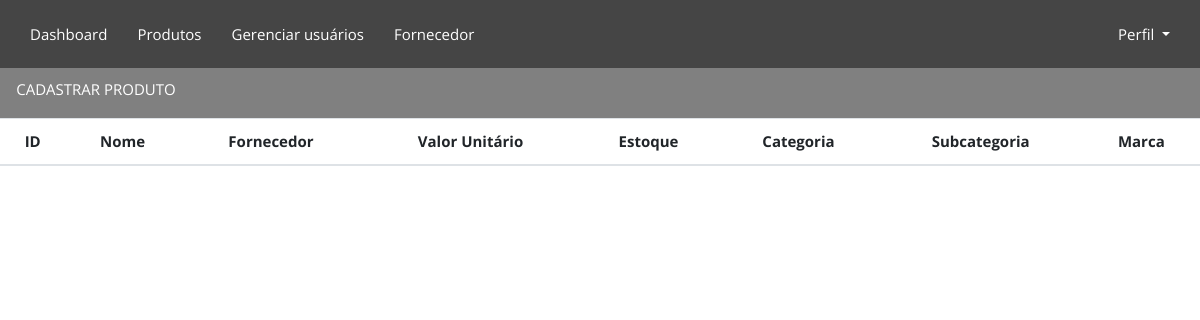
/telainicial/produtos/, run on an earlier commit of the app's database.
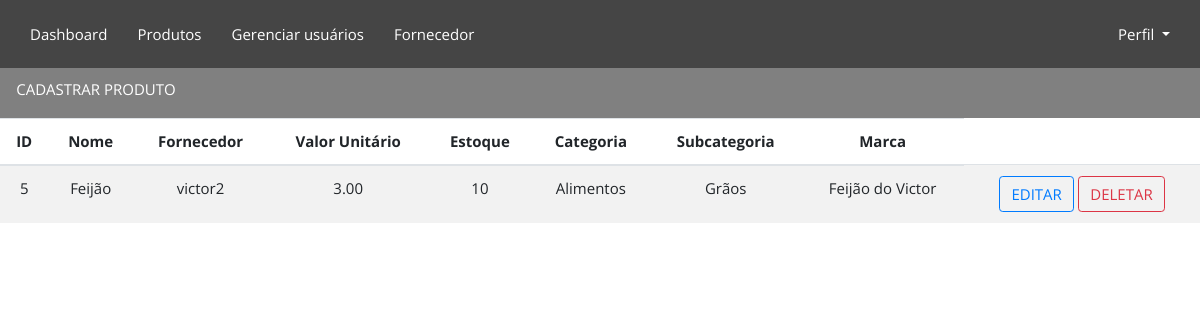
And on a later commit of the database.
### Produtos/models.py (models this page shows)
class Produtos(models.Model):
   idProduto = models.AutoField(primary_key=True)
   idFornecedor = models.ForeignKey(Fornecedor,on_delete=models.CASCADE)
   nomeProduto=models.CharField(max_length= 30)
   valorUnit= models.DecimalField(max_digits=10,decimal_places=2)
   qntEstoque =models.IntegerField(default = 1)
   categoria = models.CharField(max_length=15)
   subCategoria=models.CharField(max_length=15)
   marcaProduto=models.CharField(max_length=15)

### Fornecedores/models.py (models this page shows)
class Fornecedor(models.Model):
    idFornecedor = models.AutoField(primary_key=True)
    nomeFornecedor = models.CharField(max_length=30, validators = [valida_texto])
    endereco = models.CharField(max_length=30)
    telefone = models.CharField(max_length=20)
    cep = models.CharField(max_length=8)
    cnpj = models.CharField(max_length=14)

### Produtos/views.py (the view)
# urls.py: path('', produtos_view),
def produtos_view(request):
    produtos = Produtos.objects.all()
    fornecedores = Fornecedor.objects.all()
    return render(request,"produtos.html", {"produtos": produtos, "fornecedores": fornecedores})

### Produtos/templates/produtos.html (shortened to what this page needs)
{% extends 'base.html' %}
{% load static %}
{% block content%}
    <link rel="stylesheet" href="{% static 'css/produto.css' %}">
    <div class="retangulo">
        <ul>
            <li>
                <button type="button" class="btn btn-transparent" data-toggle="modal" data-target=".bd-cadastro-modal-lg">
                    CADASTRAR PRODUTO
                </button>
            </li>
        </ul>
    </div>
    <table class="table table-striped">
        <thead class="thead">
            <tr>
                <th scope="col">ID</th>
                <th scope="col">Nome</th>
                <th scope="col">Fornecedor</th>
                <th scope="col">Valor Unitário</th>
                <th scope="col">Estoque</th>
                <th scope="col">Categoria</th>
                <th scope="col">Subcategoria</th>
                <th scope="col">Marca</th>
            </tr>
        </thead>
        <tbody>
            {% for produto in produtos %}
            <tr>
                <td>{{ produto.idProduto }}</td>
                <td>{{ produto.nomeProduto}}</td>
                <td>{{ produto.idFornecedor.nomeFornecedor }}</td>
                <td>{{ produto.valorUnit }}</td>
                <td>{{ produto.qntEstoque }}</td>
                <td>{{ produto.categoria }}</td>
                <td>{{ produto.subCategoria }}</td>
                <td>{{ produto.marcaProduto }}</td>
                <td>
                    <a href="{% url 'editarProdutos_view' produto.idProduto %}" class="btn btn-outline-primary">EDITAR</a>
                    <a href="{% url 'deleteProdutos_view' produto.idProduto %}" class="btn btn-outline-danger">DELETAR</a>
                </td>
            </tr>
            {% endfor %}
        </tbody>
    </table>
{% endblock %}

What changed in the data, as far as the page shows it:
added Produtos: idProduto "5", nomeProduto "Feijão", idFornecedor.nomeFornecedor "victor2", valorUnit "3.00", qntEstoque "10", categoria "Alimentos", subCategoria "Grãos", marcaProduto "Feijão do Victor"
